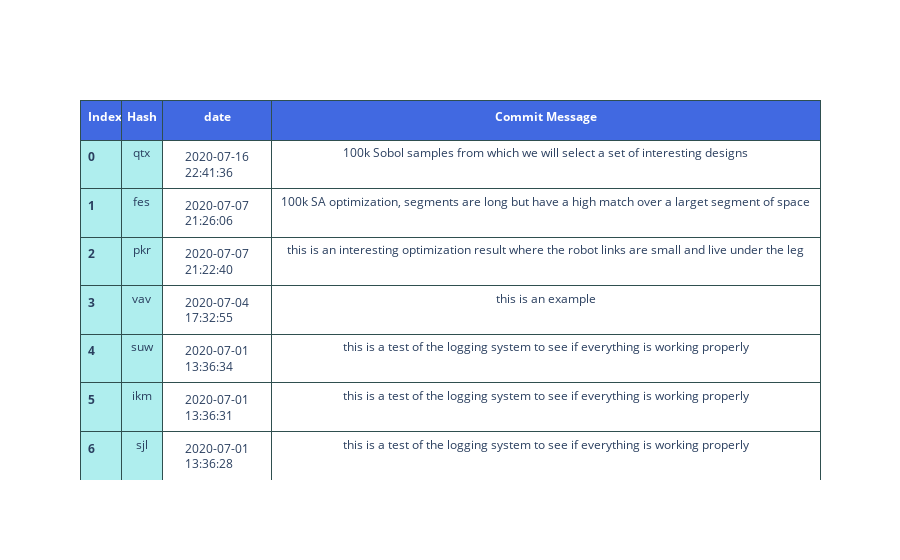

Notebook code for this chart:
### Code cell
Exp.Log()

### Figure 1 — Plotly figure (JSON) as saved in the notebook; plotly's stock layout.template omitted (floating-point values rounded to 4 significant figures)
{"data": [{"cells": {"align": ["left", "center"], "fill": {"color": ["paleturquoise", "paleturquoise", "white", "white"]}, "font": {"size": 12}, "height": 30, "line": {"color": "darkslategray"}, "values": [["<b>0</b>", "<b>1</b>", "<b>2</b>", "<b>3</b>", "<b>4</b>", "<b>5</b>", "<b>6</b>"], ["qtx", "fes", "pkr", "vav", "suw", "ikm", "sjl"], ["2020-07-16 22:41:36", "2020-07-07 21:26:06", "2020-07-07 21:22:40", "2020-07-04 17:32:55", "2020-07-01 13:36:34", "2020-07-01 13:36:31", "2020-07-01 13:36:28"], ["100k Sobol samples from which we will select a set of interesting designs", "100k SA optimization, segments are long but have a high match over a larget segment of space", "this is an interesting optimization result where the robot links are small and live under the leg", "this is an example", "this is a test of the logging system to see if everything is working properly", "this is a test of the logging system to see if everything is working properly", "this is a test of the logging system to see if everything is working properly"]]}, "columnorder": [1, 2, 3, 4], "columnwidth": [30, 30, 80, 400], "header": {"align": ["left", "center"], "fill": {"color": "royalblue"}, "font": {"color": "white", "size": 12}, "height": 40, "line": {"color": "darkslategray"}, "values": ["<b>Index</b>", "<b>Hash</b><br>", "<b>date</b>", "<b>Commit Message</b>"]}, "type": "table"}], "layout": {"autosize": true}}
